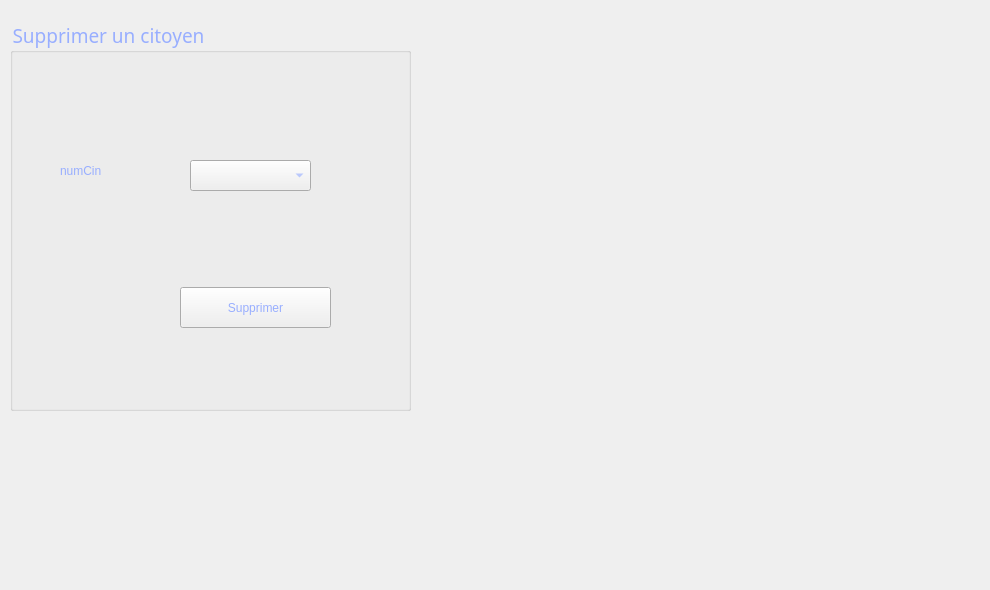
      <widget class="QWidget" name="supprimerCitoyen">
       <attribute name="title">
        <string>Supprimer</string>
       </attribute>
       <widget class="QGroupBox" name="groupBox_3">
        <property name="geometry">
         <rect>
          <x>10</x>
          <y>20</y>
          <width>401</width>
          <height>391</height>
         </rect>
        </property>
        <property name="font">
         <font>
          <family>Rockwell</family>
          <pointsize>14</pointsize>
          <weight>50</weight>
          <italic>false</italic>
          <bold>false</bold>
         </font>
        </property>
        <property name="layoutDirection">
         <enum>Qt::LeftToRight</enum>
        </property>
        <property name="styleSheet">
         <string notr="true">color:rgb(152, 174, 255)</string>
        </property>
        <property name="title">
         <string>Supprimer un citoyen</string>
        </property>
        <widget class="QLabel" name="label_29">
         <property name="geometry">
          <rect>
           <x>168</x>
           <y>318</y>
           <width>2101</width>
           <height>2211</height>
          </rect>
         </property>
         <property name="text">
          <string/>
         </property>
         <property name="pixmap">
          <pixmap>../Documents/temp/macaron.jpg</pixmap>
         </property>
        </widget>
        <widget class="QLabel" name="label_22">
         <property name="geometry">
          <rect>
           <x>50</x>
           <y>130</y>
           <width>141</width>
           <height>41</height>
          </rect>
         </property>
         <property name="text">
          <string>numCin</string>
         </property>
        </widget>
        <widget class="QPushButton" name="Supprimer">
         <property name="geometry">
          <rect>
           <x>170</x>
           <y>267</y>
           <width>151</width>
           <height>41</height>
          </rect>
         </property>
         <property name="text">
          <string>Supprimer</string>
         </property>
        </widget>
        <widget class="QComboBox" name="comboBox_2">
         <property name="geometry">
          <rect>
           <x>180</x>
           <y>140</y>
           <width>121</width>
           <height>31</height>
          </rect>
         </property>
        </widget>
       </widget>
       <widget class="QLabel" name="label_photo_10">
        <property name="geometry">
         <rect>
          <x>-50</x>
          <y>0</y>
          <width>981</width>
          <height>571</height>
         </rect>
        </property>
        <property name="text">
         <string/>
        </property>
        <property name="pixmap">
         <pixmap>../imagesQT/affc7df0f48c4d9d1439422d8e7678a9-1497616638.jpg</pixmap>
        </property>
       </widget>
       <widget class="QLabel" name="label_37">
        <property name="geometry">
         <rect>
          <x>-90</x>
          <y>-80</y>
          <width>891</width>
          <height>581</height>
         </rect>
        </property>
        <property name="styleSheet">
         <string notr="true">background:url(:/5.jpg)</string>
        </property>
        <property name="text">
         <string/>
        </property>
       </widget>
       <zorder>label_37</zorder>
       <zorder>label_photo_10</zorder>
       <zorder>groupBox_3</zorder>
      </widget>
